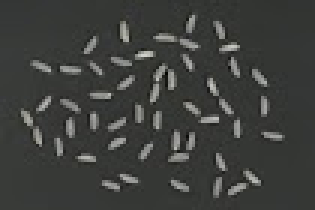
#> input picture Atividade 01/img2.jpeg, 105 x 70 px (shown 3 times larger)
$ python SolucaoComExcel.py
#> lines starting #> are read from the running program, lines starting #| are printed output that depends on the picture; after the words box and inside, x2 and y2 are one past the last pixel; in counts of white or black regions, pixels touching at a corner belong together
import cv2
import csv
import matplotlib.pyplot
import numpy
import pandas

# Carregar a imagem
img = cv2.imread('img2.jpeg', 0)
#> img: shape (70, 105); min 4, max 208, mean 62.5

# Aplicar thresholding na imagem
ret, thresh = cv2.threshold(img, 0, 255, cv2.THRESH_BINARY + cv2.THRESH_OTSU)
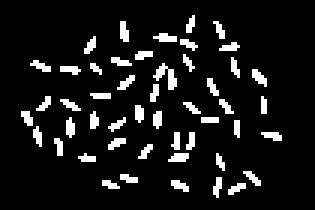
#> thresh: shape (70, 105) (shown 3 times larger); 9.3% white in thin lines or dots, all inside (x1, y1, x2, y2) = (7, 5, 94, 66)
#> ret = 96

# Detectar pontos pretos na imagem thresholded
points = []
for y in range(thresh.shape[0]):
    for x in range(thresh.shape[1]):
        if thresh[y, x] == 0:
            points.append((x, y))

# Salvar a tabela de pontos em um arquivo CSV
with open('points.csv', 'w', newline='') as file:
    writer = csv.writer(file)
    writer.writerow(['x', 'y'])
#> (the run stopped early here; a loop or call above may not have finished)

$ run again, with Atividade 01/img1.jpeg copied over Atividade 01/img2.jpeg
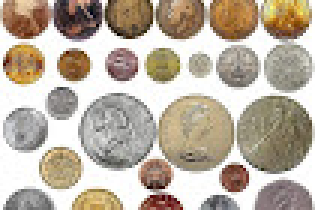
#> input picture Atividade 01/img1.jpeg, 105 x 70 px (shown 3 times larger)
#> `img = cv2.imread('img2.jpeg', 0)`:
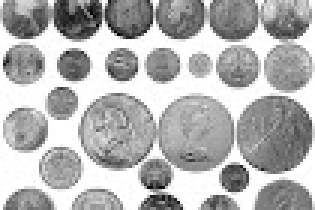
#> img: shape (70, 105) (shown 3 times larger); min 1, max 255, mean 178.1
#> `ret, thresh = cv2.threshold(img, 0, 255, cv2.THRESH_BINARY + cv2.THRES..`:
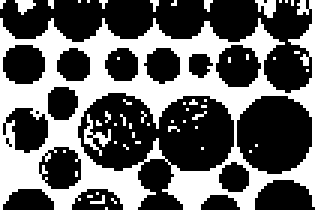
#> thresh: shape (70, 105) (shown 3 times larger); 39.9% white; 53 white regions (49 under 20 px), largest, box (x1, y1, x2, y2) and area: (0, 0, 105, 70) 2725, (28, 38, 37, 52) 42, (85, 0, 92, 6) 27, (5, 0, 12, 5) 21
#> ret = 189

$ run again, with Atividade 01/img3.jpeg copied over Atividade 01/img2.jpeg
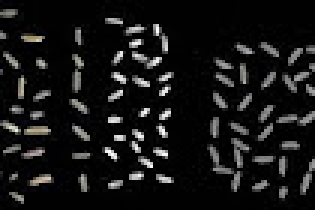
#> input picture Atividade 01/img3.jpeg, 105 x 70 px (shown 3 times larger)
#> `ret, thresh = cv2.threshold(img, 0, 255, cv2.THRESH_BINARY + cv2.THRES..`:
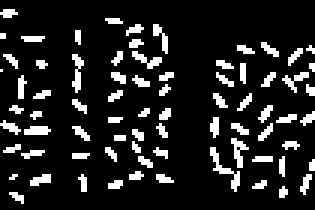
#> thresh: shape (70, 105) (shown 3 times larger); 13.1% white in thin lines or dots
#> ret = 70

$ run again, with Atividade 01/img4.jpeg copied over Atividade 01/img2.jpeg
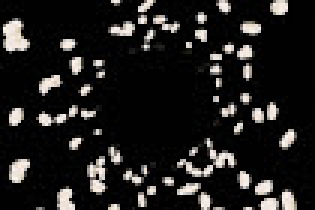
#> input picture Atividade 01/img4.jpeg, 105 x 70 px (shown 3 times larger)
#> `ret, thresh = cv2.threshold(img, 0, 255, cv2.THRESH_BINARY + cv2.THRES..`:
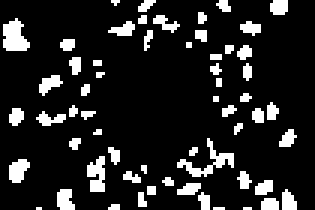
#> thresh: shape (70, 105) (shown 3 times larger); 13.6% white; 59 white regions (42 under 20 px), largest, box (x1, y1, x2, y2) and area: (59, 46, 78, 59) 70, (1, 6, 10, 17) 69, (29, 52, 35, 64) 52
#> ret = 102
